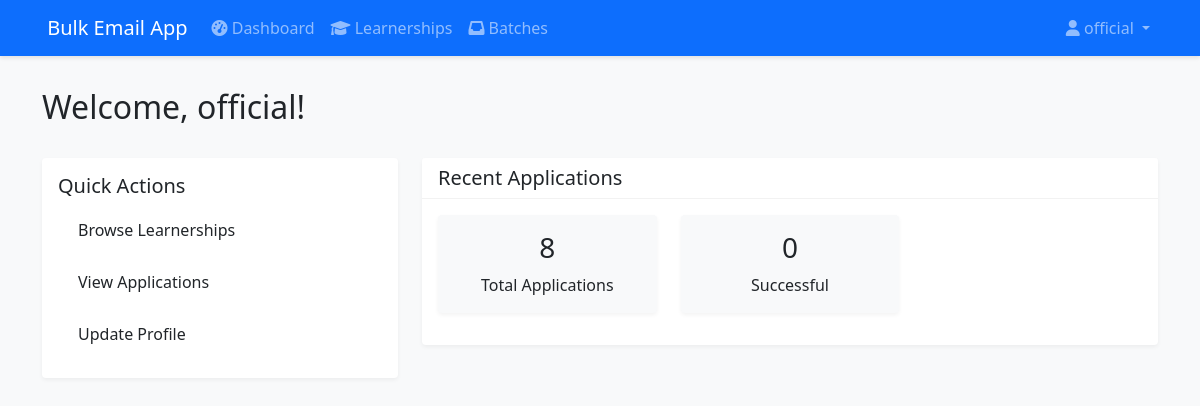
The app's page /dashboard (signed in) with its own data.
### app/models/user.py (models this page shows, shortened)
class User(UserMixin, db.Model):
    __tablename__ = 'users'
    id = db.Column(db.Integer, primary_key=True)
    email = db.Column(db.String(120), unique=True, nullable=False, index=True)
    name = db.Column(db.String(120), nullable=False)
    google_id = db.Column(db.String(120), unique=True, nullable=False, index=True)
    is_admin = db.Column(db.Boolean, default=False)
    is_active = db.Column(db.Boolean, default=True)
    phone = db.Column(db.String(20))
    resume_file = db.Column(db.String(255))
    cover_letter_template = db.Column(db.Text)
    profile_picture = db.Column(db.String(255))
    preferences = db.Column(db.JSON, default=lambda: {})
    created_at = db.Column(db.DateTime, default=datetime.utcnow, nullable=False)
    updated_at = db.Column(db.DateTime, onupdate=datetime.utcnow)
    last_login = db.Column(db.DateTime)
    total_applications = db.Column(db.Integer, default=0)
    successful_applications = db.Column(db.Integer, default=0)
    email_batches = db.relationship(
        'EmailBatch',
        back_populates='user',
        lazy='dynamic',
        foreign_keys='EmailBatch.user_id'  # Explicitly specify which foreign key to use
    )
    approved_batches = db.relationship(
        'EmailBatch',
        back_populates='approver',
        lazy='dynamic',
        foreign_keys='EmailBatch.approved_by'  # Explicitly specify the foreign key
    )

### app/routes/main.py (the view)
@main_bp.route('/dashboard')
@login_required
def dashboard():
    print(f"Dashboard accessed by: {current_user.name} (authenticated: {current_user.is_authenticated}")
    return render_template('dashboard.html')

### app/templates/dashboard.html (shortened to what this page needs)
{% extends "base.html" %}
{% block content %}
<div class="row">
    <div class="col-md-12 mb-4">
        <h2>Welcome, {{ current_user.name }}!</h2>
    </div>
</div>
<div class="row">
    <div class="col-md-4">
        <div class="card mb-4">
            <div class="card-body">
                <h5 class="card-title">Quick Actions</h5>
                <div class="list-group">
                    <a href="{{ url_for('learnership.list_learnerships') }}" class="list-group-item list-group-item-action">
                        Browse Learnerships
                    </a>
                    <a href="{{ url_for('batch.list_batches') }}" class="list-group-item list-group-item-action">
                        View Applications
                    </a>
                    <a href="{{ url_for('profile.view_profile') }}" class="list-group-item list-group-item-action">
                        Update Profile
                    </a>
                </div>
            </div>
        </div>
    </div>
    <div class="col-md-8">
        <div class="card">
            <div class="card-header">
                <h5 class="card-title mb-0">Recent Applications</h5>
            </div>
            <div class="card-body">
                <div class="row">
                    <div class="col-md-4">
                        <div class="card bg-light">
                            <div class="card-body text-center">
                                <h3>{{ current_user.total_applications }}</h3>
                                <p class="mb-0">Total Applications</p>
                            </div>
                        </div>
                    </div>
                    <div class="col-md-4">
                        <div class="card bg-light">
                            <div class="card-body text-center">
                                <h3>{{ current_user.successful_applications }}</h3>
                                <p class="mb-0">Successful</p>
                            </div>
                        </div>
                    </div>
                </div>
            </div>
        </div>
    </div>
</div>
{% endblock %}

### app/templates/base.html (shortened to what this page needs)
<!DOCTYPE html>
<html>
<head>
    <link href="https://cdn.jsdelivr.net/npm/bootstrap@5.1.3/dist/css/bootstrap.min.css" rel="stylesheet">
    <link rel="stylesheet" href="{{ url_for('static', filename='css/style.css') }}">
     <link href="https://cdn.jsdelivr.net/npm/bootstrap@5.1.3/dist/css/bootstrap.min.css" rel="stylesheet">
    <link rel="stylesheet" href="https://cdnjs.cloudflare.com/ajax/libs/font-awesome/6.0.0/css/all.min.css">
    <link rel="stylesheet" href="{{ url_for('static', filename='css/style.css') }}">
</head>
<body>
<nav class="navbar navbar-expand-lg navbar-dark bg-primary">
    <div class="container">
        <a class="navbar-brand" href="{{ url_for('main.dashboard') if current_user.is_authenticated else url_for('auth.login') }}">
             Bulk Email App
        </a>
        {% if current_user.is_authenticated %}
        <div class="collapse navbar-collapse" id="navbarNav">
            <ul class="navbar-nav me-auto">
                <li class="nav-item">
                    <a class="nav-link" href="{{ url_for('main.dashboard') }}">
                        <i class="fas fa-tachometer-alt"></i> Dashboard
                    </a>
                </li>
                <li class="nav-item">
                    <a class="nav-link" href="/learnerships">
                        <i class="fas fa-graduation-cap"></i> Learnerships
                    </a>
                </li>
                <li class="nav-item">
                    <a class="nav-link" href="/batches">
                        <i class="fas fa-inbox"></i> Batches
                    </a>
                </li>
            </ul>
            <ul class="navbar-nav">
                <li class="nav-item dropdown">
                    <a class="nav-link dropdown-toggle" href="#" role="button" data-bs-toggle="dropdown">
                        <i class="fas fa-user"></i> {{ current_user.name }}
                    </a>
                </li>
            </ul>
        </div>
        {% endif %}
    </div>
</nav>
    <div class="container mt-4">
        {% block content %}{% endblock %}
    </div>
</body>
</html>

### app/static/css/style.css (style rules this page uses)
body { background-color: #f8f9fa; }
.navbar { margin-bottom: 2rem; box-shadow: 0 2px 4px rgba(0,0,0,0.1); }
.card { box-shadow: 0 2px 4px rgba(0,0,0,0.05); border: none; margin-bottom: 1rem; }
.card-header { background-color: #fff; border-bottom: 1px solid rgba(0,0,0,0.05); }
.list-group-item { border: none; padding: 0.75rem 1.25rem; margin-bottom: 0.25rem; border-radius: 0.25rem !important; }

### records on screen
User: name "official", total_applications "8", successful_applications "0"
